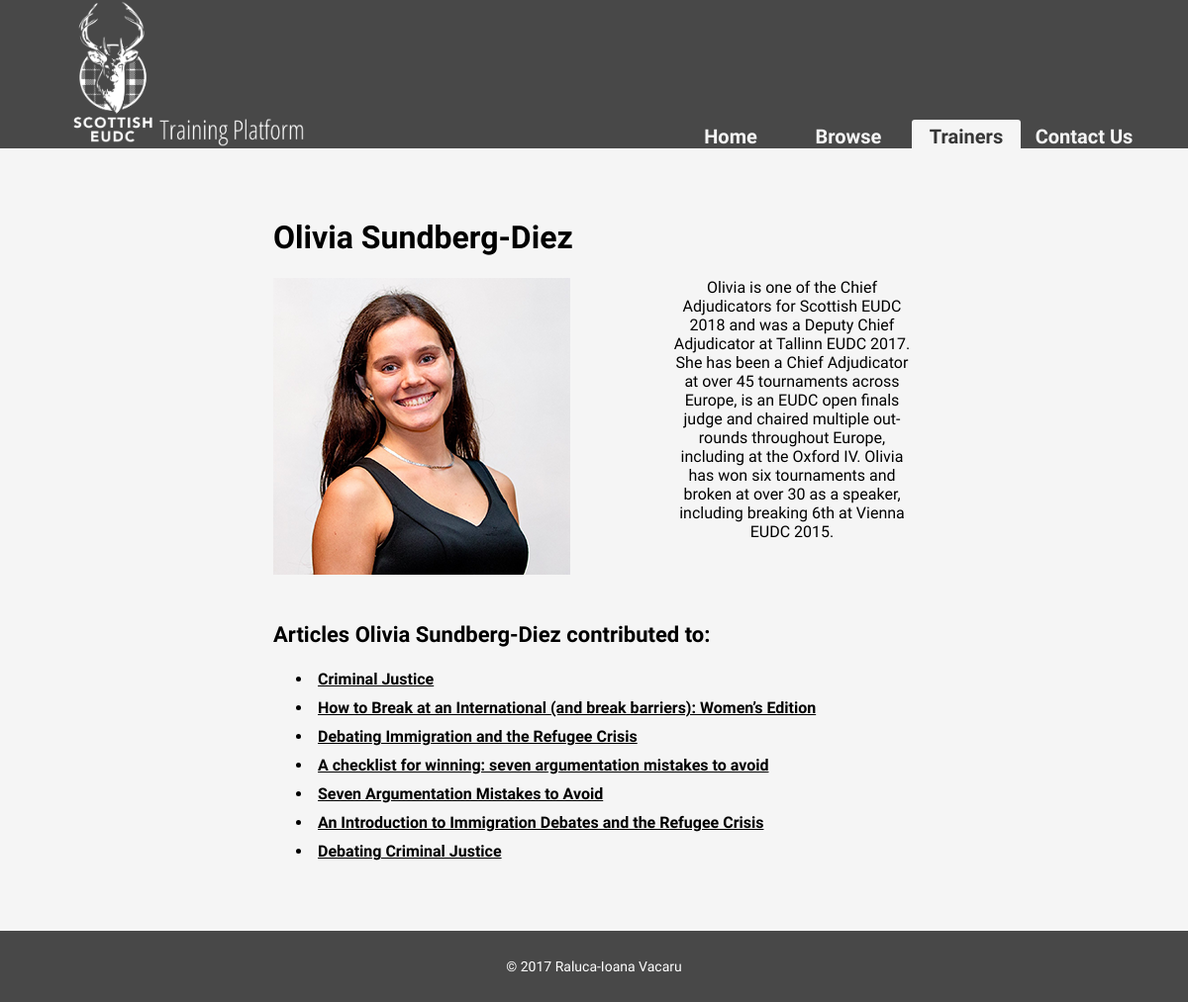
Page /trainer/24/ on the earlier database version.
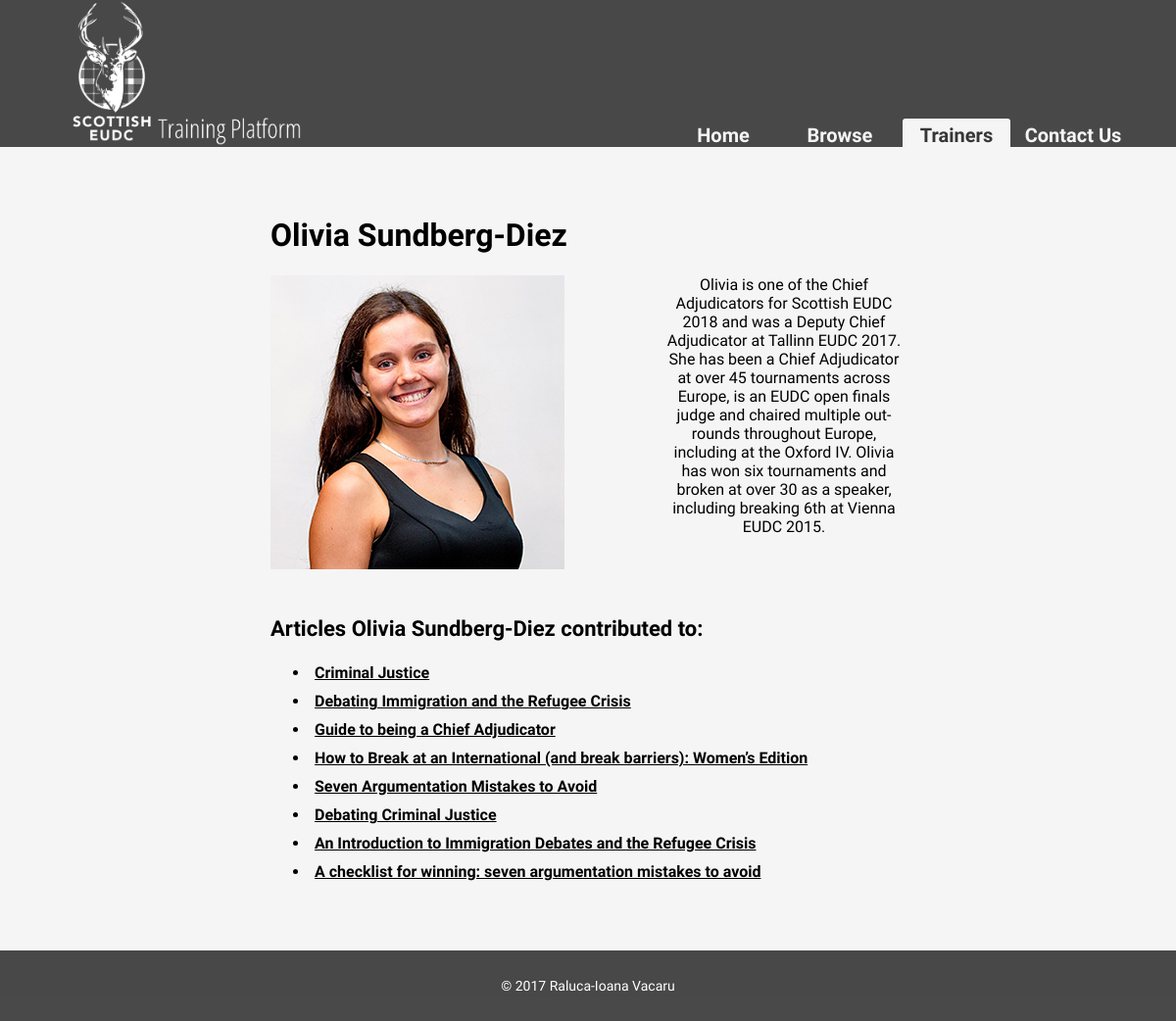
Same page on the later database version.
### tplatform/models.py (models this page shows, shortened)
class Article(models.Model):
    STRATEGY = 1
    CONTENT = 2
    MISC = 3
    CATEGORY_CHOICES = (
        (STRATEGY, 'Strategy'),
        (CONTENT, 'Content'),
        (MISC, 'Misc'),
    )
    title = models.CharField(max_length = 200)
    description = models.CharField(max_length = 350, default = '')
    authors = models.ManyToManyField(Author, blank = True)
    date_added = models.DateTimeField()
    content = models.TextField()
    category = models.IntegerField(choices = CATEGORY_CHOICES)
    tags = models.ManyToManyField(Tag)
    types = models.ManyToManyField(Type, blank = True)
    related_articles = models.ManyToManyField('self', symmetrical = False, blank = True)

### tplatform/views.py (the view)
# urls.py: url(r'^trainer/(?P<id>\d+)/', views.trainer_detail, name='trainers.trainer_detail'),
def trainer_detail(request, id):
	try:
		trainer = Author.objects.get(id=id)
	except Item.DoesNotExist:
		raise Http404('This trainer does not exist')
	articles = trainer.article_set.all()
	return render(request, 'tplatform/trainer_detail.html', {
		'trainer': trainer,
		'articles': articles,
	})

### tplatform/context_processors.py (called while the page is built)
def getcustomoptions(request):
	all_tags = [x for x in Tag.objects.all().order_by('name') if x.article_set.all().exists()]
	all_authors = [x for x in Author.objects.all().order_by('name') if x.article_set.all().exists()]
	all_types = Type.objects.all().order_by('name');
	return {
		'tags': all_tags,
		'authors': all_authors,
		'types': all_types,
	}

### training/templates/tplatform/trainer_detail.html
{% extends "base.html" %}
{% block content %}
<div id="website-content">
	<div class="trainer-detail-wrapper">
		<h1>{{ trainer.name }}</h1>
		<img src="/static/img/{{ trainer.picture_handle }}.png">
		<div class="trainer-description">
			<p>{{ trainer.description | safe }}</p>
		</div>
		{% if articles %}
		<div class="articles-written">
			<h2>Articles {{trainer.name}} contributed to:</h2>
			<ul>
				{% for article in articles %}
					<a href="{% url 'browse.article_detail' article.id %}">
						<li>{{ article.title }}</li>
					</a>
				{% endfor %}
			</ul>
		</div>
		{% endif %}
	</div>
</div>
{% endblock %}

Differences in the rows shown:
shown differently, row unchanged: Article "Debating Immigration and the Refugee Crisis": moves up the list
added Article: title "Guide to being a Chief Adjudicator"
shown differently, row unchanged: Article "Seven Argumentation Mistakes to Avoid": moves up the list
changed Article "Debating Criminal Justice": moves up the list
changed Article "An Introduction to Immigration Debates and the Refugee Crisis": moves down the list
